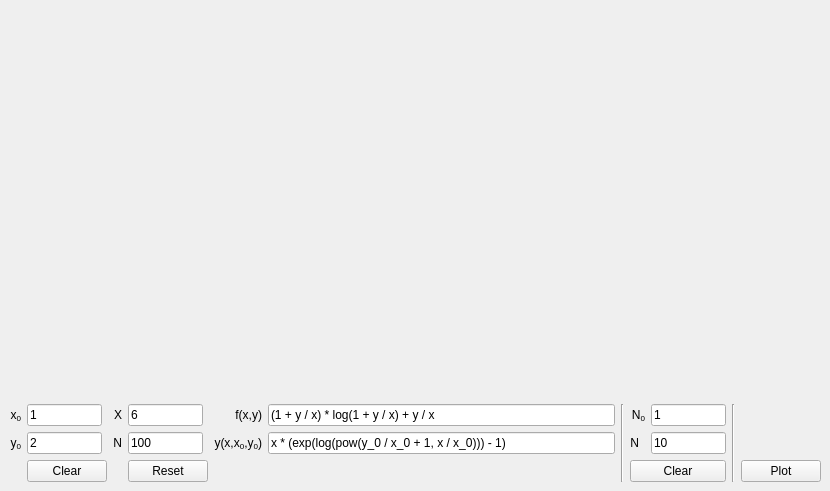
<?xml version="1.0" encoding="UTF-8"?>
<ui version="4.0">
 <class>MainWindow</class>
 <widget class="QMainWindow" name="MainWindow">
  <property name="geometry">
   <rect>
    <x>0</x>
    <y>0</y>
    <width>830</width>
    <height>491</height>
   </rect>
  </property>
  <property name="sizePolicy">
   <sizepolicy hsizetype="Maximum" vsizetype="Maximum">
    <horstretch>0</horstretch>
    <verstretch>0</verstretch>
   </sizepolicy>
  </property>
  <property name="windowTitle">
   <string>DE Computational Assignment</string>
  </property>
  <property name="statusTip">
   <string/>
  </property>
  <property name="autoFillBackground">
   <bool>true</bool>
  </property>
  <widget class="QWidget" name="centralwidget">
   <property name="sizePolicy">
    <sizepolicy hsizetype="Maximum" vsizetype="Maximum">
     <horstretch>0</horstretch>
     <verstretch>0</verstretch>
    </sizepolicy>
   </property>
   <property name="toolTip">
    <string/>
   </property>
   <property name="layoutDirection">
    <enum>Qt::LeftToRight</enum>
   </property>
   <layout class="QGridLayout" name="gridLayout">
    <item row="1" column="4">
     <layout class="QVBoxLayout" name="button_layout">
      <item>
       <widget class="QLabel" name="label">
        <property name="text">
         <string/>
        </property>
        <property name="alignment">
         <set>Qt::AlignBottom|Qt::AlignLeading|Qt::AlignLeft</set>
        </property>
       </widget>
      </item>
      <item>
       <widget class="QPushButton" name="solutions_Button">
        <property name="text">
         <string>Plot</string>
        </property>
       </widget>
      </item>
     </layout>
    </item>
    <item row="1" column="2">
     <layout class="QVBoxLayout" name="error_Layout">
      <item>
       <layout class="QFormLayout" name="error_input_Layout">
        <item row="0" column="0">
         <widget class="QLabel" name="n0_error_Label">
          <property name="text">
           <string>N&lt;sub&gt;0&lt;/sub&gt;</string>
          </property>
          <property name="alignment">
           <set>Qt::AlignRight|Qt::AlignTrailing|Qt::AlignVCenter</set>
          </property>
         </widget>
        </item>
        <item row="0" column="1">
         <widget class="QLineEdit" name="n0_error_Input">
          <property name="sizePolicy">
           <sizepolicy hsizetype="Maximum" vsizetype="Maximum">
            <horstretch>0</horstretch>
            <verstretch>0</verstretch>
           </sizepolicy>
          </property>
          <property name="maximumSize">
           <size>
            <width>75</width>
            <height>16777215</height>
           </size>
          </property>
          <property name="toolTip">
           <string/>
          </property>
          <property name="text">
           <string>1</string>
          </property>
         </widget>
        </item>
        <item row="1" column="0">
         <widget class="QLabel" name="n_error_Label">
          <property name="text">
           <string>N</string>
          </property>
          <property name="alignment">
           <set>Qt::AlignRight|Qt::AlignTrailing|Qt::AlignVCenter</set>
          </property>
         </widget>
        </item>
        <item row="1" column="1">
         <widget class="QLineEdit" name="n_error_Input">
          <property name="sizePolicy">
           <sizepolicy hsizetype="Maximum" vsizetype="Maximum">
            <horstretch>0</horstretch>
            <verstretch>0</verstretch>
           </sizepolicy>
          </property>
          <property name="maximumSize">
           <size>
            <width>75</width>
            <height>16777215</height>
           </size>
          </property>
          <property name="text">
           <string>10</string>
          </property>
         </widget>
        </item>
       </layout>
      </item>
      <item>
       <widget class="QPushButton" name="clear_error_Button">
        <property name="toolTip">
         <string>Clear input fields</string>
        </property>
        <property name="text">
         <string>Clear</string>
        </property>
       </widget>
      </item>
     </layout>
    </item>
    <item row="1" column="3">
     <widget class="Line" name="line_2">
      <property name="orientation">
       <enum>Qt::Vertical</enum>
      </property>
     </widget>
    </item>
    <item row="1" column="0">
     <layout class="QGridLayout" name="input_Layout">
      <item row="2" column="1">
       <widget class="QPushButton" name="clear_input_Button">
        <property name="toolTip">
         <string>Clear input fields</string>
        </property>
        <property name="text">
         <string>Clear</string>
        </property>
       </widget>
      </item>
      <item row="1" column="3">
       <widget class="QLineEdit" name="n_Input">
        <property name="sizePolicy">
         <sizepolicy hsizetype="Maximum" vsizetype="Maximum">
          <horstretch>0</horstretch>
          <verstretch>0</verstretch>
         </sizepolicy>
        </property>
        <property name="maximumSize">
         <size>
          <width>75</width>
          <height>16777215</height>
         </size>
        </property>
        <property name="toolTip">
         <string>A positive integer</string>
        </property>
        <property name="text">
         <string>100</string>
        </property>
       </widget>
      </item>
      <item row="0" column="2">
       <widget class="QLabel" name="x_Label">
        <property name="text">
         <string>X</string>
        </property>
        <property name="alignment">
         <set>Qt::AlignRight|Qt::AlignTrailing|Qt::AlignVCenter</set>
        </property>
       </widget>
      </item>
      <item row="2" column="3">
       <widget class="QPushButton" name="reset_input_Button">
        <property name="toolTip">
         <string>Reset input to default</string>
        </property>
        <property name="text">
         <string>Reset</string>
        </property>
       </widget>
      </item>
      <item row="1" column="2">
       <widget class="QLabel" name="n_Label">
        <property name="text">
         <string>N</string>
        </property>
        <property name="alignment">
         <set>Qt::AlignRight|Qt::AlignTrailing|Qt::AlignVCenter</set>
        </property>
       </widget>
      </item>
      <item row="1" column="0">
       <widget class="QLabel" name="y0_Label">
        <property name="text">
         <string>y&lt;sub&gt;0&lt;/sub&gt;</string>
        </property>
        <property name="alignment">
         <set>Qt::AlignRight|Qt::AlignTrailing|Qt::AlignVCenter</set>
        </property>
       </widget>
      </item>
      <item row="1" column="1">
       <widget class="QLineEdit" name="y0_Input">
        <property name="sizePolicy">
         <sizepolicy hsizetype="Maximum" vsizetype="Maximum">
          <horstretch>0</horstretch>
          <verstretch>0</verstretch>
         </sizepolicy>
        </property>
        <property name="maximumSize">
         <size>
          <width>75</width>
          <height>16777215</height>
         </size>
        </property>
        <property name="toolTip">
         <string>A rational number</string>
        </property>
        <property name="text">
         <string>2</string>
        </property>
       </widget>
      </item>
      <item row="0" column="1">
       <widget class="QLineEdit" name="x0_Input">
        <property name="sizePolicy">
         <sizepolicy hsizetype="Maximum" vsizetype="Maximum">
          <horstretch>0</horstretch>
          <verstretch>0</verstretch>
         </sizepolicy>
        </property>
        <property name="maximumSize">
         <size>
          <width>75</width>
          <height>16777215</height>
         </size>
        </property>
        <property name="toolTip">
         <string>A rational number</string>
        </property>
        <property name="text">
         <string>1</string>
        </property>
       </widget>
      </item>
      <item row="0" column="3">
       <widget class="QLineEdit" name="x_Input">
        <property name="sizePolicy">
         <sizepolicy hsizetype="Maximum" vsizetype="Maximum">
          <horstretch>0</horstretch>
          <verstretch>0</verstretch>
         </sizepolicy>
        </property>
        <property name="maximumSize">
         <size>
          <width>75</width>
          <height>5555555</height>
         </size>
        </property>
        <property name="toolTip">
         <string>A rational number greater than x&lt;sub&gt;0&lt;/sub&gt;</string>
        </property>
        <property name="inputMask">
         <string extracomment="Only numbers are allowed"/>
        </property>
        <property name="text">
         <string>6</string>
        </property>
       </widget>
      </item>
      <item row="0" column="0">
       <widget class="QLabel" name="x0_Label">
        <property name="text">
         <string>x&lt;sub&gt;0&lt;/sub&gt;</string>
        </property>
        <property name="alignment">
         <set>Qt::AlignRight|Qt::AlignTrailing|Qt::AlignVCenter</set>
        </property>
       </widget>
      </item>
      <item row="1" column="4">
       <widget class="QLabel" name="y_exact_Label">
        <property name="text">
         <string>y(x,x&lt;sub&gt;0&lt;/sub&gt;,y&lt;sub&gt;0&lt;/sub&gt;)</string>
        </property>
        <property name="alignment">
         <set>Qt::AlignRight|Qt::AlignTrailing|Qt::AlignVCenter</set>
        </property>
       </widget>
      </item>
      <item row="0" column="4">
       <widget class="QLabel" name="f_Label">
        <property name="layoutDirection">
         <enum>Qt::LeftToRight</enum>
        </property>
        <property name="text">
         <string>f(x,y)</string>
        </property>
        <property name="alignment">
         <set>Qt::AlignRight|Qt::AlignTrailing|Qt::AlignVCenter</set>
        </property>
       </widget>
      </item>
      <item row="1" column="5">
       <widget class="QLineEdit" name="y_exact_Input">
        <property name="sizePolicy">
         <sizepolicy hsizetype="MinimumExpanding" vsizetype="Maximum">
          <horstretch>0</horstretch>
          <verstretch>0</verstretch>
         </sizepolicy>
        </property>
        <property name="maximumSize">
         <size>
          <width>16777215</width>
          <height>16777215</height>
         </size>
        </property>
        <property name="toolTip">
         <string>An exact solution with explicit const</string>
        </property>
        <property name="text">
         <string>x * (exp(log(pow(y_0 / x_0 + 1, x / x_0))) - 1)</string>
        </property>
       </widget>
      </item>
      <item row="0" column="5">
       <widget class="QLineEdit" name="f_Input">
        <property name="sizePolicy">
         <sizepolicy hsizetype="MinimumExpanding" vsizetype="Maximum">
          <horstretch>0</horstretch>
          <verstretch>0</verstretch>
         </sizepolicy>
        </property>
        <property name="maximumSize">
         <size>
          <width>16777215</width>
          <height>16777215</height>
         </size>
        </property>
        <property name="toolTip">
         <string>A function for numerical calculations</string>
        </property>
        <property name="text">
         <string>(1 + y / x) * log(1 + y / x) + y / x</string>
        </property>
       </widget>
      </item>
     </layout>
    </item>
    <item row="1" column="1">
     <widget class="Line" name="line">
      <property name="orientation">
       <enum>Qt::Vertical</enum>
      </property>
     </widget>
    </item>
    <item row="0" column="0" colspan="4">
     <widget class="QWidget" name="graph_widget" native="true">
      <property name="sizePolicy">
       <sizepolicy hsizetype="Expanding" vsizetype="Expanding">
        <horstretch>0</horstretch>
        <verstretch>0</verstretch>
       </sizepolicy>
      </property>
     </widget>
    </item>
    <item row="0" column="4">
     <layout class="QVBoxLayout" name="checkbox_Layout">
      <property name="sizeConstraint">
       <enum>QLayout::SetDefaultConstraint</enum>
      </property>
      <item>
       <spacer name="verticalSpacer">
        <property name="orientation">
         <enum>Qt::Vertical</enum>
        </property>
        <property name="sizeHint" stdset="0">
         <size>
          <width>20</width>
          <height>40</height>
         </size>
        </property>
       </spacer>
      </item>
     </layout>
    </item>
   </layout>
  </widget>
 </widget>
 <tabstops>
  <tabstop>x0_Input</tabstop>
  <tabstop>y0_Input</tabstop>
  <tabstop>n_Input</tabstop>
  <tabstop>x_Input</tabstop>
  <tabstop>f_Input</tabstop>
  <tabstop>y_exact_Input</tabstop>
  <tabstop>n0_error_Input</tabstop>
  <tabstop>n_error_Input</tabstop>
  <tabstop>solutions_Button</tabstop>
  <tabstop>clear_error_Button</tabstop>
  <tabstop>clear_input_Button</tabstop>
  <tabstop>reset_input_Button</tabstop>
 </tabstops>
 <resources/>
 <connections>
  <connection>
   <sender>clear_input_Button</sender>
   <signal>clicked()</signal>
   <receiver>n_Input</receiver>
   <slot>clear()</slot>
   <hints>
    <hint type="sourcelabel">
     <x>79</x>
     <y>478</y>
    </hint>
    <hint type="destinationlabel">
     <x>206</x>
     <y>447</y>
    </hint>
   </hints>
  </connection>
  <connection>
   <sender>clear_input_Button</sender>
   <signal>clicked()</signal>
   <receiver>x0_Input</receiver>
   <slot>clear()</slot>
   <hints>
    <hint type="sourcelabel">
     <x>79</x>
     <y>478</y>
    </hint>
    <hint type="destinationlabel">
     <x>91</x>
     <y>416</y>
    </hint>
   </hints>
  </connection>
  <connection>
   <sender>clear_input_Button</sender>
   <signal>clicked()</signal>
   <receiver>y0_Input</receiver>
   <slot>clear()</slot>
   <hints>
    <hint type="sourcelabel">
     <x>79</x>
     <y>478</y>
    </hint>
    <hint type="destinationlabel">
     <x>91</x>
     <y>447</y>
    </hint>
   </hints>
  </connection>
  <connection>
   <sender>clear_input_Button</sender>
   <signal>clicked()</signal>
   <receiver>x_Input</receiver>
   <slot>clear()</slot>
   <hints>
    <hint type="sourcelabel">
     <x>79</x>
     <y>478</y>
    </hint>
    <hint type="destinationlabel">
     <x>206</x>
     <y>416</y>
    </hint>
   </hints>
  </connection>
  <connection>
   <sender>clear_input_Button</sender>
   <signal>clicked()</signal>
   <receiver>y_exact_Input</receiver>
   <slot>clear()</slot>
   <hints>
    <hint type="sourcelabel">
     <x>68</x>
     <y>466</y>
    </hint>
    <hint type="destinationlabel">
     <x>411</x>
     <y>435</y>
    </hint>
   </hints>
  </connection>
  <connection>
   <sender>clear_input_Button</sender>
   <signal>clicked()</signal>
   <receiver>f_Input</receiver>
   <slot>clear()</slot>
   <hints>
    <hint type="sourcelabel">
     <x>68</x>
     <y>466</y>
    </hint>
    <hint type="destinationlabel">
     <x>411</x>
     <y>404</y>
    </hint>
   </hints>
  </connection>
  <connection>
   <sender>clear_error_Button</sender>
   <signal>clicked()</signal>
   <receiver>n0_error_Input</receiver>
   <slot>clear()</slot>
   <hints>
    <hint type="sourcelabel">
     <x>630</x>
     <y>468</y>
    </hint>
    <hint type="destinationlabel">
     <x>721</x>
     <y>417</y>
    </hint>
   </hints>
  </connection>
  <connection>
   <sender>clear_error_Button</sender>
   <signal>clicked()</signal>
   <receiver>n_error_Input</receiver>
   <slot>clear()</slot>
   <hints>
    <hint type="sourcelabel">
     <x>630</x>
     <y>468</y>
    </hint>
    <hint type="destinationlabel">
     <x>721</x>
     <y>448</y>
    </hint>
   </hints>
  </connection>
 </connections>
</ui>
